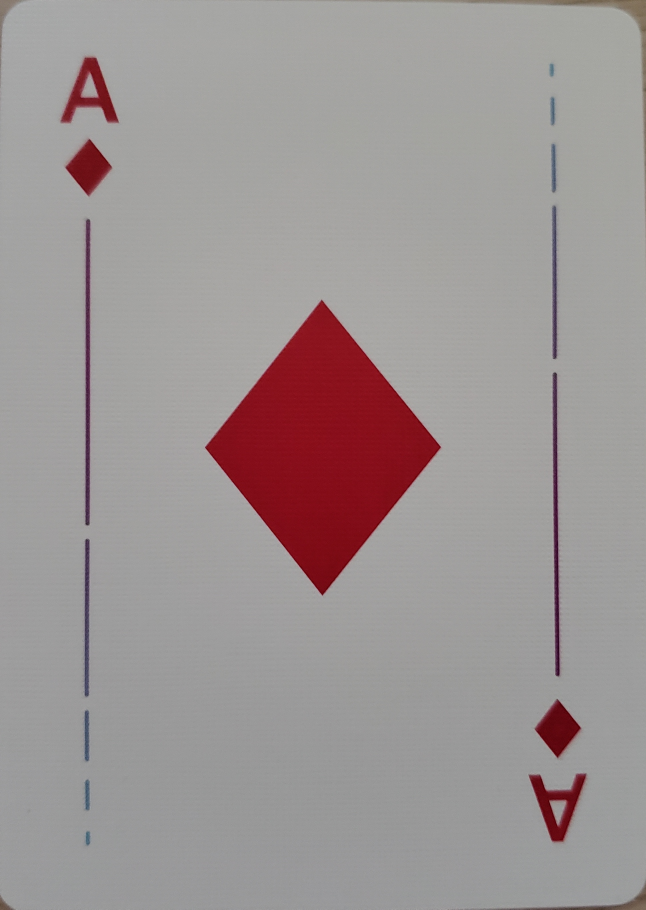
#> input picture images/train/cards/ace_diamond/Ad.jpg, 1938 x 2728 px (shown at 1/3 size)
$ python main.py
#> lines starting #> are read from the running program, lines starting #| are printed output that depends on the picture; after the words box and inside, x2 and y2 are one past the last pixel; in counts of white or black regions, pixels touching at a corner belong together
import os
import pathlib

import cv2
import imutils
import numpy as np

TRAINING_IMAGE_PATH = 'images/train/cards'

MIN_THRESHOLD = 50
MAX_THRESHOLD = 150


def main():
    cap = cv2.VideoCapture(1)
    training_set = load_training_set()
    cv2.namedWindow("Image")
    while True:
        ret, frame = cap.read()
        process(frame, training_set)

        if cv2.waitKey(1) & 0xFF == ord('q'):
            break

    cap.release()
    cv2.destroyAllWindows()


def process(frame, training_set):
    frame = imutils.resize(frame, 640)
    image = frame.copy()
    dilate = process_webcam_frame(image)
    contours = get_contours(dilate)

    for c in contours[:2]:
        ((x, y), (w, h), a) = rect = cv2.minAreaRect(c)
        box = cv2.boxPoints(rect)
        box = np.int0(box)

        # sometimes w and h are reversed for turned images
        ar = w / float(h) if w > h > 0 else h / float(w)

        if 1.30 <= ar <= 1.42:
            cv2.drawContours(image, [box], -1, (0, 255, 0), 3)
            cropped_image = crop_image(image, rect)
            if cropped_image.shape[0] > 0 and cropped_image.shape[1] > 0:
                cropped_image = process_card_image(cropped_image)
                cropped_image = resize_image(cropped_image)
                prediction, percentage = predict(training_set, cropped_image)
                cv2.putText(image, prediction, (int(x - w / 2), int(y)), cv2.FONT_HERSHEY_SIMPLEX, .75, 255, 4)
                cv2.putText(image, str(f'{percentage * 100:.2f}' + '%'), (int(x - w / 2), int(y + 20)),
                            cv2.FONT_HERSHEY_SIMPLEX, .50, 255, 2)
    cv2.imshow("Image", np.hstack((image, cv2.cvtColor(dilate, cv2.COLOR_RGB2BGR))))

# [21 lines left out: functions crop_image, resize_image, not called in this run]


def get_contours(dilate):
    contours = cv2.findContours(dilate.copy(), cv2.RETR_LIST, cv2.CHAIN_APPROX_SIMPLE)
    contours = imutils.grab_contours(contours)
    return sorted(contours, key=cv2.contourArea, reverse=True)


# [20 lines left out: function predict, not called in this run]


def load_training_set():
    training_set = []
    image_paths = load_all_image_paths()
#> pass 2 of the loop in load_all_image_paths, `for path, subdirs, files in os.walk(TRAINING_IMAGE_PATH):`:
#> pass 3 of the loop in load_all_image_paths, `for path, subdirs, files in os.walk(TRAINING_IMAGE_PATH):`:
#> the loop made 4 passes; the first 3 are shown

    for path in image_paths:
        label = pathlib.Path(path).parent.name
        image = cv2.imread(path)
#> image is the input picture: shape (2728, 1938, 3); mean B, G, R 148.8, 149, 157.6
        image = process_card_image(image)
#> in process_card_image, `_, thresh = cv2.threshold(gray, 150, 255, cv2.THRESH_BINARY)`:
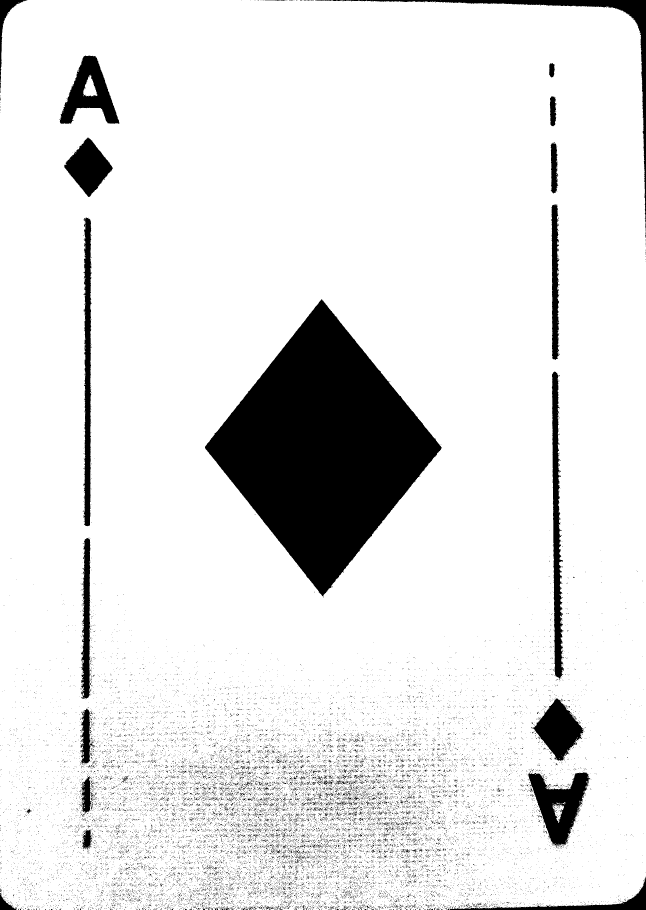
#> thresh: shape (2728, 1938) (shown at 1/3 size); 89.5% white; 27472 black regions (27126 under 20 px)
        contours = cv2.findContours(image, cv2.RETR_TREE, cv2.CHAIN_APPROX_SIMPLE)
#> contours = 31300 contours, 30750 with area under 20; largest, box (x1, y1, x2, y2) and area: (0, 0, 1938, 2728) 5250720, (614, 897, 1326, 1790) 318172, (1584, 2316, 1772, 2544) 21220, (1655, 1114, 1693, 2040) 18638, (178, 165, 359, 372) 18560
        contours = imutils.grab_contours(contours)
        contours = sorted(contours, key=cv2.contourArea, reverse=True)[:1]
#> contours = 1 contour; box (x1, y1, x2, y2) and area: (0, 0, 1938, 2728) 5250720

        card = contours[0]
#> card = contour of 2768 points, box (x1, y1, x2, y2) (0, 0, 1938, 2728), area 5250720
        peri = cv2.arcLength(card, True)
#> peri = 10385.8
        approx = cv2.approxPolyDP(card, 0.02 * peri, True)
#> approx = [[49, 12], [10, 2698], [1899, 2692], [1905, 62]]
        h = np.array([[0, 0], [0, 449], [449, 449], [449, 0]], np.float32)
        transform = cv2.getPerspectiveTransform(np.float32(approx), h)
#> transform = [[0.237, 0.00344, -11.64], [-0.00458, 0.17, -1.82], [-1.14e-05, 6.43e-06, 1]]
        warp = cv2.warpPerspective(image, transform, (450, 450))

        # Save Original
        training_set.append(dict(label=label, image=warp.copy()))

        # Rotate 3 times and save each to allow for non-symmetric symbols
        m = cv2.getRotationMatrix2D((warp.shape[1] / 2, warp.shape[0] / 2), 90, 1)

        warp = cv2.warpAffine(warp.copy(), m, (warp.shape[1], warp.shape[0]))
        training_set.append(dict(label=label, image=warp.copy()))

        warp = cv2.warpAffine(warp.copy(), m, (warp.shape[1], warp.shape[0]))
        training_set.append(dict(label=label, image=warp.copy()))

        warp = cv2.warpAffine(warp.copy(), m, (warp.shape[1], warp.shape[0]))
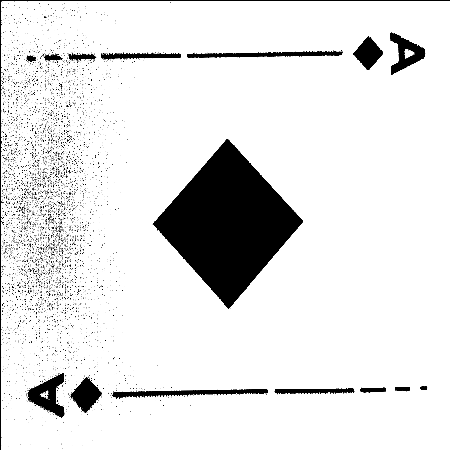
#> warp: shape (450, 450); min 0, max 255, mean 227.5
        training_set.append(dict(label=label, image=warp.copy()))
#> pass 2 of the loop in load_training_set, `for path in image_paths:`:
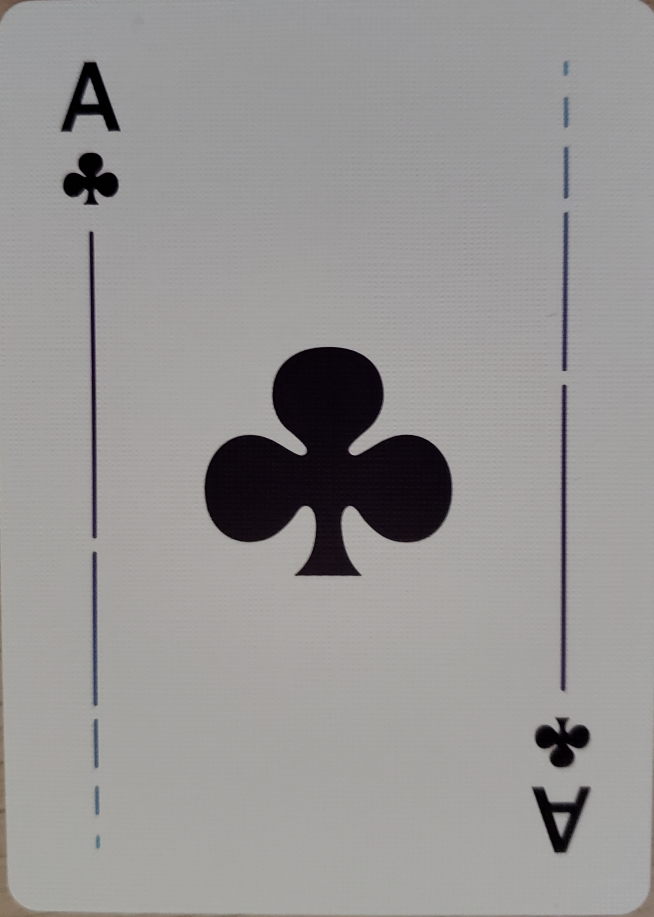
#> input picture images/train/cards/ace_club/Ac.jpg, 1961 x 2751 px (shown at 1/3 size)
#> in load_training_set, image is the input picture: shape (2751, 1961, 3); mean B, G, R 149, 149.7, 151.2
#> in process_card_image (call 2), `_, thresh = cv2.threshold(gray, 150, 255, cv2.THRESH_BINARY)`:
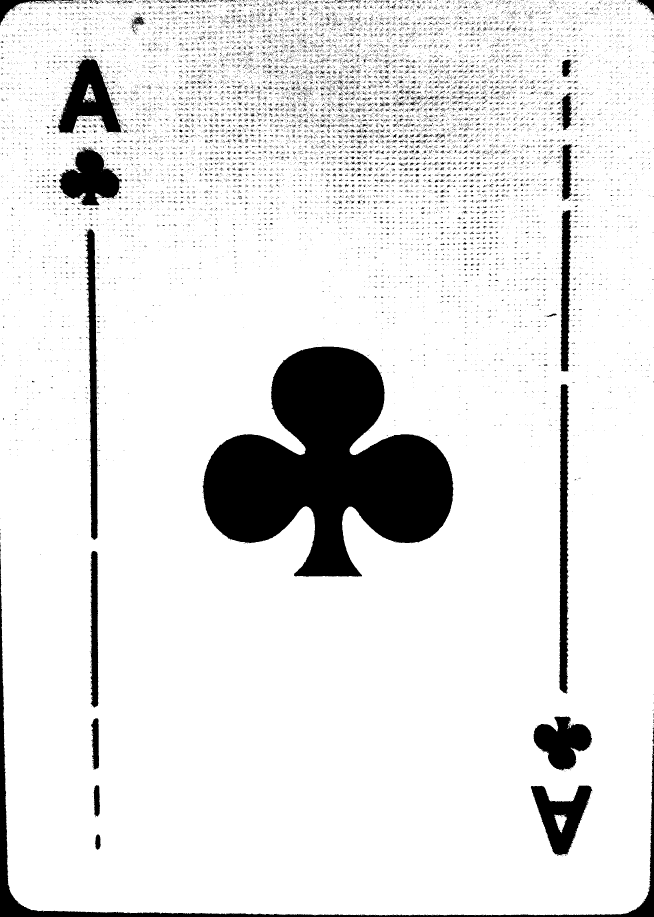
#> thresh: shape (2751, 1961) (shown at 1/3 size); 89.2% white; 25039 black regions (23968 under 20 px)
#> in load_training_set, `contours = cv2.findContours(image, cv2.RETR_TREE, cv2.CHAIN_APPROX_SIM..`: contours = 29222 contours, 27732 with area under 20; largest, box (x1, y1, x2, y2) and area: (0, 0, 1961, 2747) 5344830, (606, 1039, 1361, 1731) 292210, (171, 174, 365, 402) 22636, (1675, 1152, 1709, 2083) 21422, (1591, 2355, 1779, 2568) 20104
#> in load_training_set, `contours = sorted(contours, key=cv2.contourArea, reverse=True)[:1]`: contours = 1 contour; box (x1, y1, x2, y2) and area: (0, 0, 1961, 2747) 5344830
#> card = contour of 3317 points, box (x1, y1, x2, y2) (0, 0, 1961, 2747), area 5344830
#> peri = 10840.9
#> approx = [[47, 16], [33, 2681], [1906, 2728], [1959, 40]]
#> transform = [[0.237, 0.00124, -11.16], [-0.00207, 0.165, -2.54], [4.8e-06, -7.54e-06, 1]]
#> in load_training_set, `warp = cv2.warpAffine(warp.copy(), m, (warp.shape[1], warp.shape[0]))`:
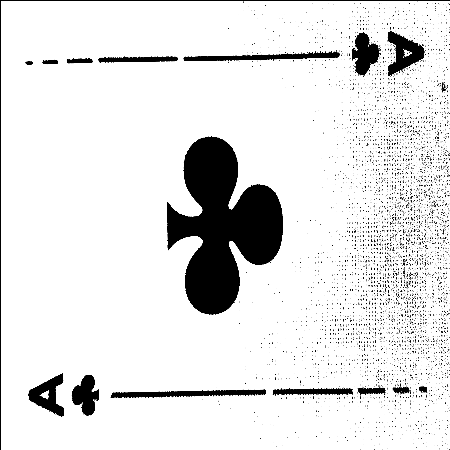
#> warp: shape (450, 450); min 0, max 255, mean 227.3
#> pass 3 of the loop in load_training_set, `for path in image_paths:`:
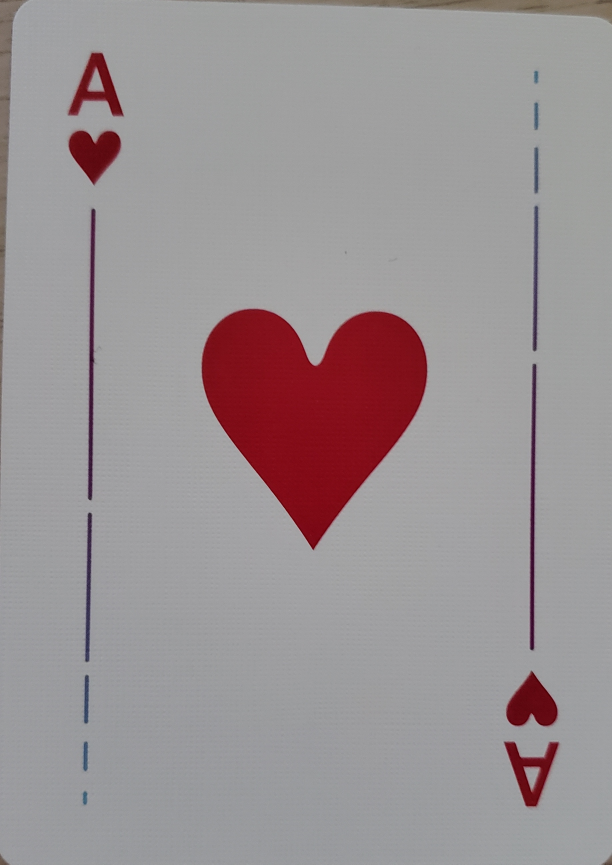
#> input picture images/train/cards/ace_heart/Ah.jpg, 1836 x 2593 px (shown at 1/3 size)
#> in load_training_set, image is the input picture: shape (2593, 1836, 3); mean B, G, R 148.7, 146.6, 155.2
#> in process_card_image (call 3), `_, thresh = cv2.threshold(gray, 150, 255, cv2.THRESH_BINARY)`:
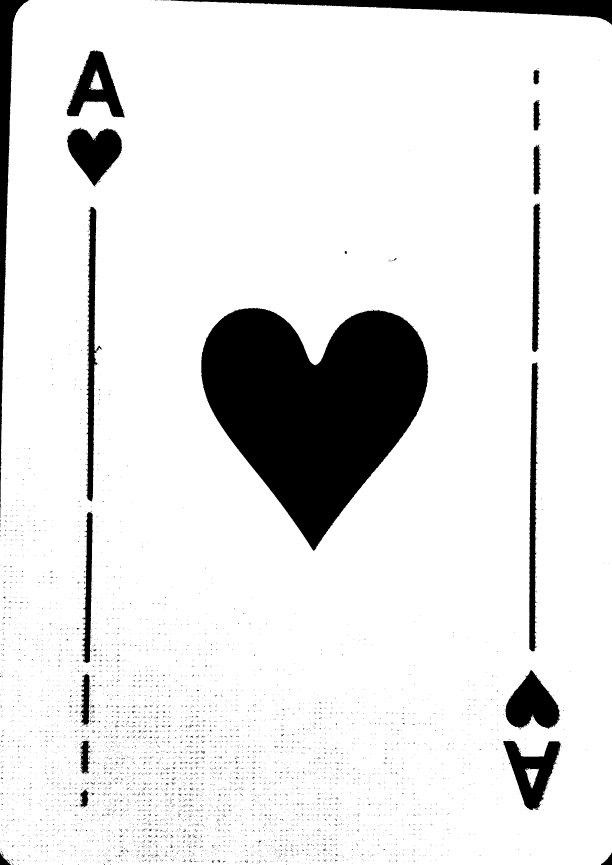
#> thresh: shape (2593, 1836) (shown at 1/3 size); 89.2% white; 7978 black regions (7907 under 20 px)
#> in load_training_set, `contours = cv2.findContours(image, cv2.RETR_TREE, cv2.CHAIN_APPROX_SIM..`: contours = 8814 contours, 8685 with area under 20; largest, box (x1, y1, x2, y2) and area: (0, 0, 1836, 2593) 4691896, (603, 922, 1286, 1653) 306048, (1509, 2222, 1684, 2432) 18202, (200, 382, 367, 561) 18025, (1515, 2009, 1682, 2188) 17868
#> in load_training_set, `contours = sorted(contours, key=cv2.contourArea, reverse=True)[:1]`: contours = 1 contour; box (x1, y1, x2, y2) and area: (0, 0, 1836, 2593) 4691896
#> card = contour of 1366 points, box (x1, y1, x2, y2) (0, 0, 1836, 2593), area 4691896
#> peri = 9047.8
#> approx = [[70, 11], [5, 2566], [1810, 2587], [1833, 72]]
#> transform = [[0.25, 0.00637, -17.59], [-0.00622, 0.18, -1.54], [-9.29e-06, 9e-06, 1]]
#> in load_training_set, `warp = cv2.warpAffine(warp.copy(), m, (warp.shape[1], warp.shape[0]))`:
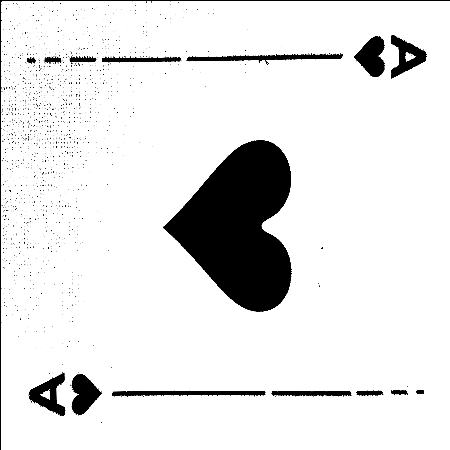
#> warp: shape (450, 450); min 0, max 255, mean 228.7
#> in main, `training_set = load_training_set()`: training_set = 12 items
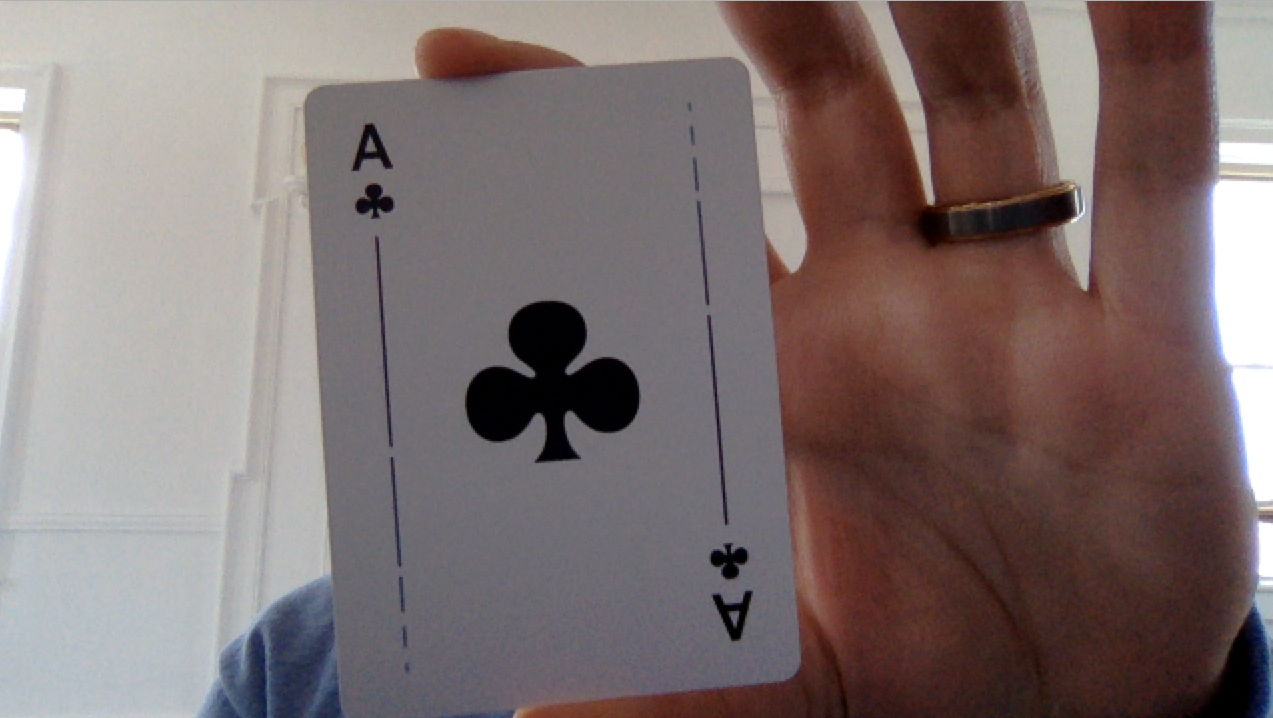
#> input picture images/webcam.png, 1273 x 718 px, given in place of the camera
#> in main, frame is the input picture: shape (718, 1273, 3); mean B, G, R 112.3, 113.2, 126.8
    return training_set


# [7 lines left out: function load_labels, not called in this run]


def load_all_image_paths():
    all_image_paths = []
    for path, subdirs, files in os.walk(TRAINING_IMAGE_PATH):
        for name in files:
            if name[-3:] == 'jpg':
                all_image_paths.append(os.path.abspath(os.path.join(path, name)))

    return all_image_paths


def label_images(image_paths, labels):
    label_to_index = dict((name, index) for index, name in enumerate(labels))
    return [label_to_index[pathlib.Path(path).parent.name] for path in image_paths]


def process_webcam_frame(frame):
    kernel = np.ones((5, 5), np.uint8)
    gray = cv2.cvtColor(frame, cv2.COLOR_BGR2GRAY)
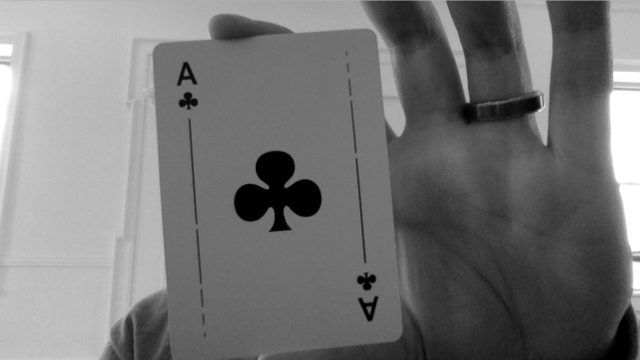
#> gray: shape (360, 640); min 0, max 255, mean 117.1
    blur = cv2.bilateralFilter(gray, 10, 15, 15)
    cv2.imshow("blur", blur)
    edges = cv2.Canny(blur, MIN_THRESHOLD, MAX_THRESHOLD, True)
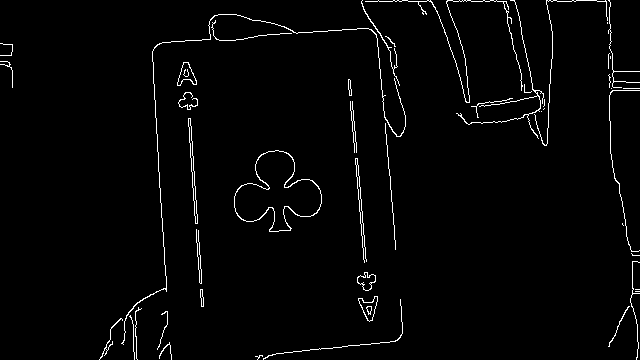
#> edges: shape (360, 640); 2.2% white in thin lines or dots
    dilate = cv2.dilate(edges, kernel, iterations=1)
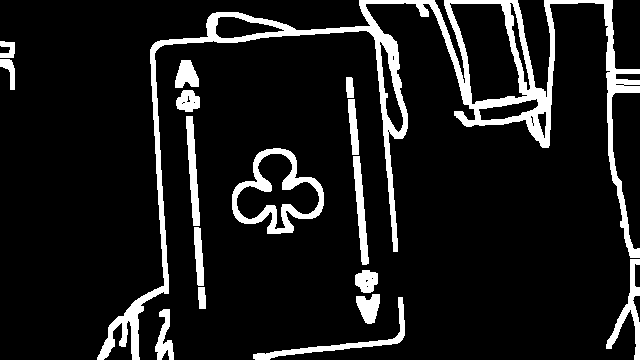
#> dilate: shape (360, 640); 10.7% white; 17 white regions

    return dilate


def process_card_image(image):
    gray = cv2.cvtColor(image.copy(), cv2.COLOR_BGR2GRAY)
    _, thresh = cv2.threshold(gray, 150, 255, cv2.THRESH_BINARY)

    return thresh


main()
#> in get_contours, `contours = cv2.findContours(dilate.copy(), cv2.RETR_LIST, cv2.CHAIN_AP..`: contours = 36 contours, 12 with area under 20; largest, box (x1, y1, x2, y2) and area: (97, 0, 640, 360) 20346, (232, 148, 324, 234) 4908, (449, 2, 528, 105) 4690, (236, 153, 320, 230) 2890, (215, 16, 285, 39) 926
#> the loop in process, `for c in contours[:2]:` made 2 passes
#> (x, y, w, h, a, box, ar) on passes 1 to 2: (354.8, 149.3, 589, 324.6, -11.53, [[98, 367], [33, 49], [610, -68], [675, 249]], 1.81), (279.9, 196.1, 86.5, 85.07, -56.73, [[291, 255], [220, 208], [268, 136], [339, 183]], 1.02)
#> in process, `cv2.imshow("Image", np.hstack((image, cv2.cvtColor(dilate, cv2.COLOR_R..`:
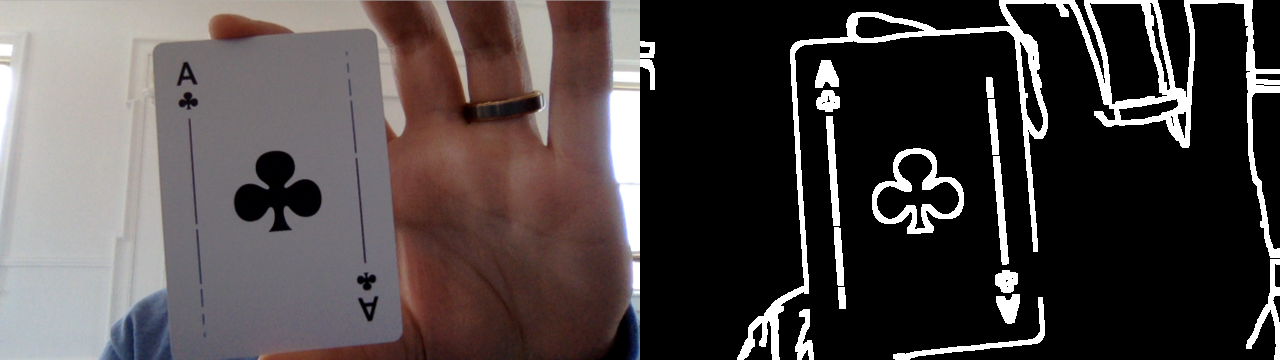
#> window 'Image': shape (360, 1280, 3); mean B, G, R 69.8, 70.2, 77
#> (key q is pressed here)
